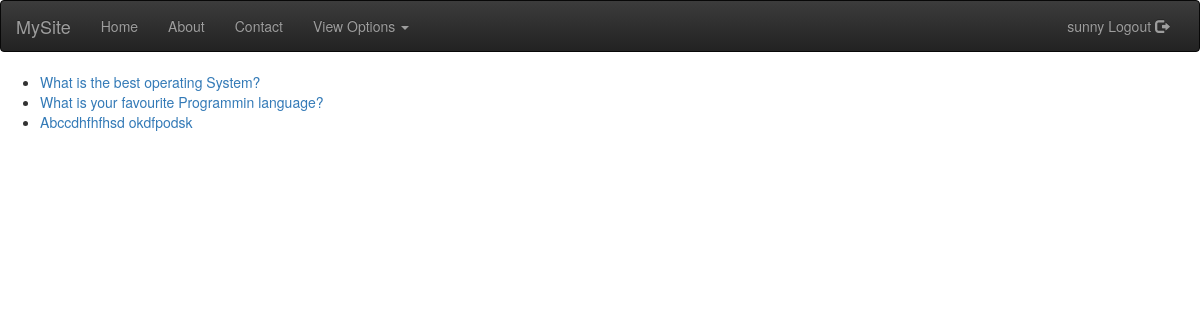
Screenshot of /question/user/2/ (signed in) with the database file from the repository.
### ans/models.py (models this page shows)
class Question(models.Model):
    title = models.CharField(max_length=200, blank=True, null=True)
    description = models.TextField()
    pub_date = models.DateTimeField()
    user = models.ForeignKey(User, on_delete=models.CASCADE)
    def __str__(self):
        return self.title

### ans/views.py (the view)
# urls.py: url(r'^question/user/(?P<userid>[0-9]+)/$', views.asked_by_me, name='asked_by_me'),
def asked_by_me(request, userid):
    user = User.objects.get(pk=userid)
    questions = user.question_set.all()
    context = {'questions': questions, 'user_id': userid}
    return render(request, template_name='ans/asked_by_me.html', context=context)

### ans/templates/ans/asked_by_me.html (shortened to what this page needs)
{% extends 'base.html' %}
{% block body %}
    {% if questions %}
        <ul>
            {% for question in questions %}
                <li><a href="{% url 'ans:detail' question.id %}">{{ question }}</a></li>
            {% endfor %}
        </ul>
    {% else %}
        <div class="alert alert-info alert-dismissable">
            <a href="/" class="close" data-dismiss="alert" aria-label="close">×</a>
            <strong>Sorry!</strong> You haven't asked any question yet
        </div>
    {% endif %}
{% endblock %}

### templates/snippets/nav.html (shortened to what this page needs)
<nav class="navbar navbar-inverse">
    <div class="container-fluid">
        <div class="navbar-header">
            <a href="{% url 'ans:index'  %}" class="navbar-brand">MySite</a>
        </div>
        <div class="collapse navbar-collapse" id="mainNavBar">
            <ul class="nav navbar-nav">
                <li><a href="{% url 'ans:index' %}">Home</a></li>
                <li><a href="#">About</a></li>
                <li><a href="#">Contact</a></li>
                <li class="dropdown">
                    <a href="#" class="dropdown-toggle" data-toggle="dropdown">View Options <span
                            class="caret"></span> </a>
                </li>
            </ul>
            <div class="nav navbar-nav navbar-right">
                {% if user.is_authenticated %}
                <li><a href="{% url 'account:logout' %}">{{ user }} Logout <span
                        class=" glyphicon glyphicon-log-out"></span></a></li>
                {% else %}
                <li><a href="{% url 'account:register' %}">SignUp <span
                        class=" glyphicon glyphicon-registration-mark"></span></a></li>
                <li><a href="{% url 'account:login' %}">Login <span
                        class=" glyphicon glyphicon-log-in"></span></a></li>
                {% endif %}
            </div>
        </div>
    </div>
</nav>

### rows the page displays
Question: title "What is the best operating System?"
Question: title "What is your favourite Programmin language?"
Question: title "Abccdhfhfhsd okdfpodsk"

### other values shown
{{ user }} "sunny"
